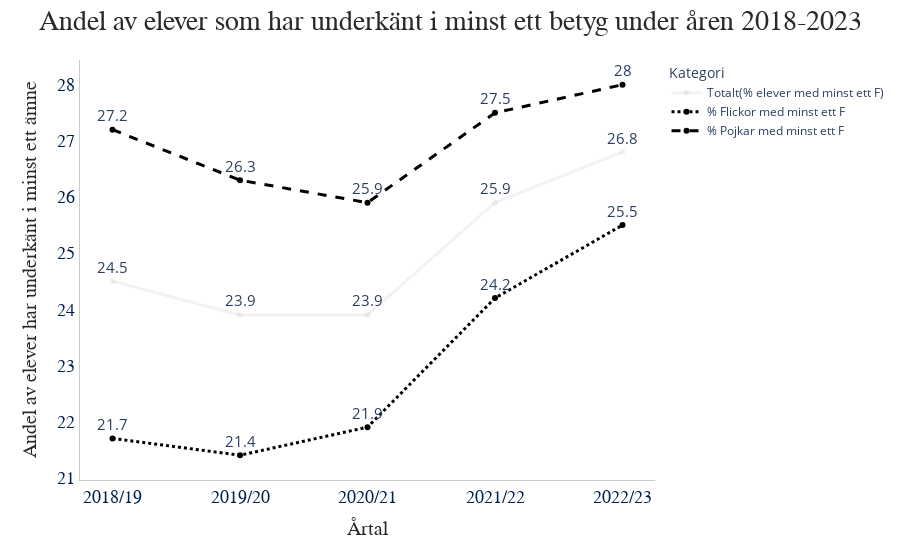

Source (notebook cell):
### Code cell
df_procentage = pd.melt(
    df_1b[0:5],
    id_vars=["Variabel"],
    var_name="Kategori",
    value_vars=[
        "Totalt(% elever med minst ett F)",
        "% Flickor med minst ett F",
        "% Pojkar med minst ett F",
    ],
    value_name="Andel F",
)

color_map = {
    "Totalt(% elever med minst ett F)": "rgba(0, 0, 0, 0.05)",
    "% Flickor med minst ett F": "rgba(0, 0, 0, 1)",
    "% Pojkar med minst ett F": "rgba(0, 0, 0, 1)",
}

fig = px.line(
    df_procentage,
    x="Variabel",
    y="Andel F",
    color="Kategori",
    line_dash="Kategori",
    markers="o",
    labels={
        "Andel F": "Andel av elever har underkänt i minst ett ämne",
        "Variabel": "Årtal",
    },
    text="Andel F",
    color_discrete_map=color_map,
)

fig.update_layout(
    title="Andel av elever som har underkänt i minst ett betyg under åren 2018-2023",
    title_x= 0.5,
    title_xanchor= "center",
    titlefont= dict(
        family= "Calibri",
        color= colors["GRAY1"],
        size= 28,
    ),
    plot_bgcolor="white",
    xaxis= dict(
        showline= True,
        linecolor= colors["GRAY2"]
    ),
    yaxis= dict(
        showline= True,
        linecolor= colors["GRAY2"]
    ),
)

fig.update_traces(
    line=dict(
        width=3,
    ),
    textposition="top center",
    textfont= dict(
        size= 15,
    ),
)

fig.update_yaxes(
    titlefont= dict(
        family= "Calibri",
        color= colors["GRAY1"],
        size= 20
    ),
    tickfont= dict(
        family= "Ariel",
        color= colors["BLUE2"],
        size= 18,
    )
)

fig.update_xaxes(
    titlefont= dict(
        family= "Calibri",
        color= colors["GRAY1"],
        size= 20
    ),
    tickfont= dict(
        family= "Ariel",
        color= colors["BLUE2"],
        size= 18,
    )
)

pio.write_html(fig, "Visualizations/plot_1.A.html")
fig.show()

### Figure 1 — Plotly figure (JSON) as saved in the notebook; plotly's stock layout.template omitted (floating-point values rounded to 4 significant figures)
{"data": [{"hovertemplate": "Kategori=Totalt(% elever med minst ett F)<br>Årtal=%{x}<br>Andel av elever har underkänt i minst ett ämne=%{text}<extra></extra>", "legendgroup": "Totalt(% elever med minst ett F)", "line": {"color": "rgba(0, 0, 0, 0.05)", "dash": "solid", "width": 3}, "marker": {"symbol": "circle"}, "mode": "lines+markers+text", "name": "Totalt(% elever med minst ett F)", "orientation": "v", "showlegend": true, "text": [24.5, 23.9, 23.9, 25.9, 26.8], "textfont": {"size": 15}, "textposition": "top center", "type": "scatter", "x": ["2018/19", "2019/20", "2020/21", "2021/22", "2022/23"], "xaxis": "x", "y": [24.5, 23.9, 23.9, 25.9, 26.8], "yaxis": "y"}, {"hovertemplate": "Kategori=% Flickor med minst ett F<br>Årtal=%{x}<br>Andel av elever har underkänt i minst ett ämne=%{text}<extra></extra>", "legendgroup": "% Flickor med minst ett F", "line": {"color": "rgba(0, 0, 0, 1)", "dash": "dot", "width": 3}, "marker": {"symbol": "circle"}, "mode": "lines+markers+text", "name": "% Flickor med minst ett F", "orientation": "v", "showlegend": true, "text": [21.7, 21.4, 21.9, 24.2, 25.5], "textfont": {"size": 15}, "textposition": "top center", "type": "scatter", "x": ["2018/19", "2019/20", "2020/21", "2021/22", "2022/23"], "xaxis": "x", "y": [21.7, 21.4, 21.9, 24.2, 25.5], "yaxis": "y"}, {"hovertemplate": "Kategori=% Pojkar med minst ett F<br>Årtal=%{x}<br>Andel av elever har underkänt i minst ett ämne=%{text}<extra></extra>", "legendgroup": "% Pojkar med minst ett F", "line": {"color": "rgba(0, 0, 0, 1)", "dash": "dash", "width": 3}, "marker": {"symbol": "circle"}, "mode": "lines+markers+text", "name": "% Pojkar med minst ett F", "orientation": "v", "showlegend": true, "text": [27.2, 26.3, 25.9, 27.5, 28], "textfont": {"size": 15}, "textposition": "top center", "type": "scatter", "x": ["2018/19", "2019/20", "2020/21", "2021/22", "2022/23"], "xaxis": "x", "y": [27.2, 26.3, 25.9, 27.5, 28], "yaxis": "y"}], "layout": {"legend": {"title": {"text": "Kategori"}, "tracegroupgap": 0}, "margin": {"t": 60}, "plot_bgcolor": "white", "title": {"font": {"color": "#292929", "family": "Calibri", "size": 28}, "text": "Andel av elever som har underkänt i minst ett betyg under åren 2018-2023", "x": 0.5, "xanchor": "center"}, "xaxis": {"anchor": "y", "domain": [0, 1], "linecolor": "#cacaca", "showline": true, "tickfont": {"color": "#00204E", "family": "Ariel", "size": 18}, "title": {"font": {"color": "#292929", "family": "Calibri", "size": 20}, "text": "Årtal"}}, "yaxis": {"anchor": "x", "domain": [0, 1], "linecolor": "#cacaca", "showline": true, "tickfont": {"color": "#00204E", "family": "Ariel", "size": 18}, "title": {"font": {"color": "#292929", "family": "Calibri", "size": 20}, "text": "Andel av elever har underkänt i minst ett ämne"}}}}
